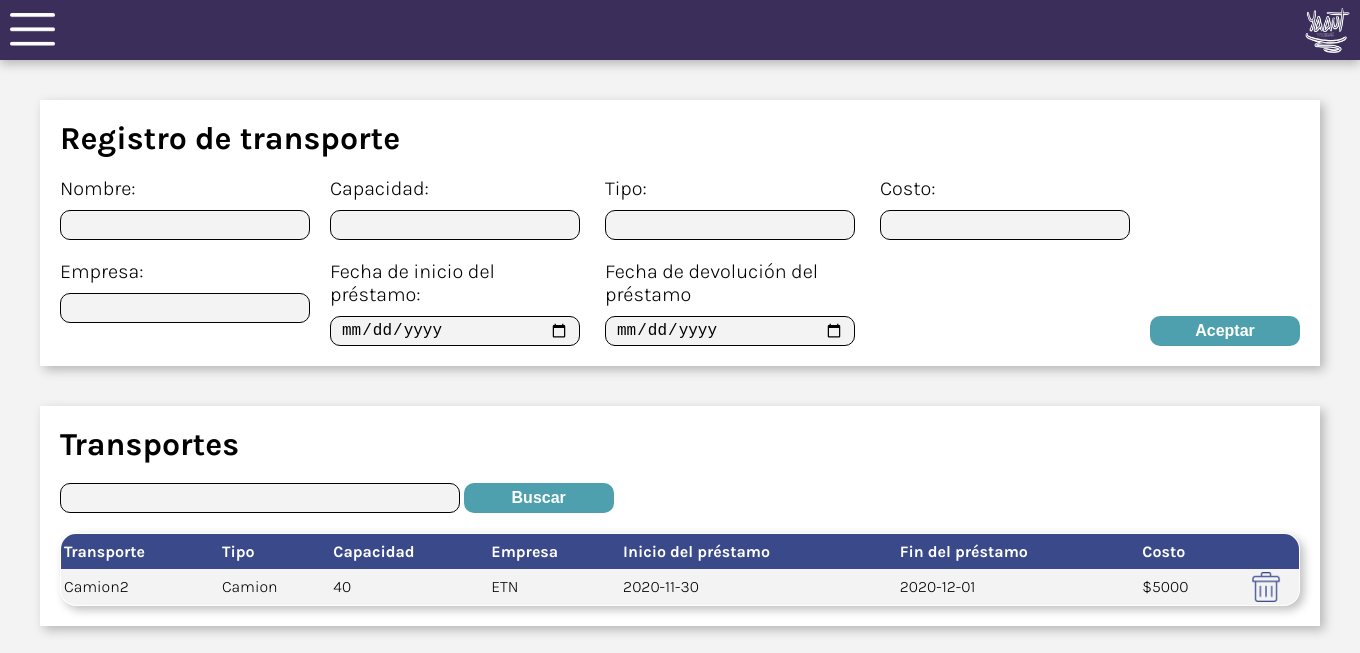
Page /Transportes.php on the committed database.
### tables this page shows
CREATE TABLE `transportes` (
  `idTransporte` mediumint(9) NOT NULL,
  `nombreTransporte` varchar(40) NOT NULL,
  `tipo` varchar(10) NOT NULL,
  `capacidad` tinyint(4) NOT NULL,
  `nombreEmpresa` varchar(40) NOT NULL,
  `inicioPrestamo` date NOT NULL,
  `finPrestamo` date NOT NULL,
  `costo` float NOT NULL
);

### Back/conexion.php (called while the page is built, shortened)
<?php
	function consultar($Con,$SQL)
	{
		$Query = mysqli_query($Con,$SQL) or  die(mysqli_error($Con));
		return $Query;
	}
?>

### Back/mostrarTransportes.php (the view, shortened to what this page needs)
<?php
function mostrarTransportes($con){
    if(isset($_POST['buscarButton'])){
        $buscar = $_POST['buscar'];
        $SQL = "SELECT * FROM transportes WHERE nombreTransporte LIKE '$buscar%' OR tipo LIKE '$buscar%' OR capacidad LIKE '$buscar%' OR nombreEmpresa LIKE '$buscar%' OR inicioPrestamo LIKE '$buscar%' OR finPrestamo LIKE '$buscar%' OR costo LIKE '$buscar%' ORDER BY tipo, capacidad, costo";
    }else{
    $SQL = "SELECT * FROM transportes ORDER BY tipo, capacidad, costo";
    }
    $Resultado = consultar($con, $SQL);
    $n = mysqli_num_rows($Resultado);
    for ($i=0; $i < $n; $i++) {
        print("<tr>");
        $Fila = mysqli_fetch_row($Resultado);
        for ($x=1; $x < count($Fila); $x++) {
                if($x == 7){
                    print("<td> $".$Fila[$x]."</td>");
                }else{
                    print("<td>".$Fila[$x]."</td>");
                }
        }
        $b = "basura";
        $dir = "./Resources/basura.png";
        print("<td><a href=Back/EliminarTransporte.php?Id=$Fila[0]><img id=$b src=$dir></td>");
        print("</tr>");
    }
    print("</table>");
}
?>

### Estilos.css (style rules this page uses)
* { margin: 0; padding: 0; box-sizing: border-box; }
body { position: absolute; width: 100%; height: 100%; font-family: 'Karla', sans-serif; background: #F3F3F3; color: #000000; font-weight: 300; font-size: 16px; }
img { width: 45px; height: 45px; }
td, th { text-align: left; padding: 3px; }
tr { background: #FFFFFF; height: 35px; }
tr:nth-child(even) { background: #F3F3F3; }
#basura { width: 30px; height: 30px; margin: auto; display: block; cursor: pointer; }

### rows in the picture
transportes: nombreTransporte "Camion2", tipo "Camion", capacidad "40", nombreEmpresa "ETN", inicioPrestamo "2020-11-30", finPrestamo "2020-12-01", costo "5000"
